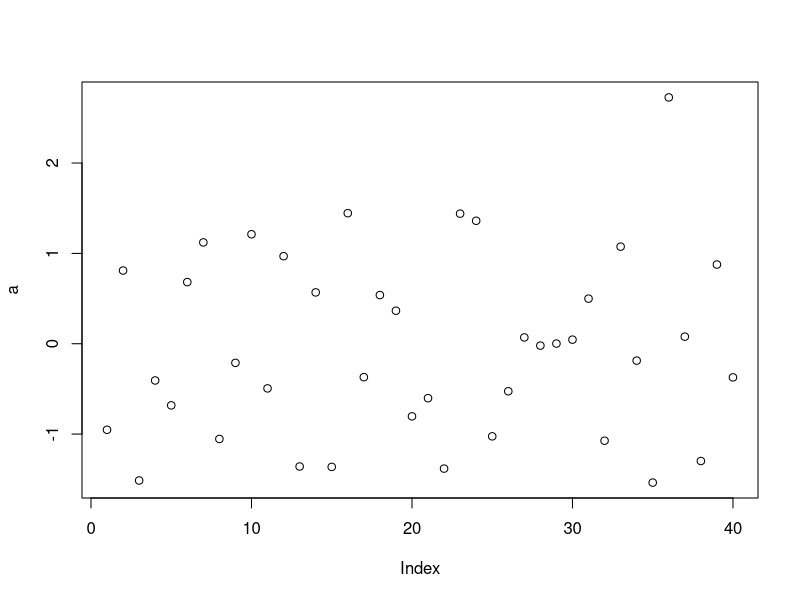

The R source for this figure:
a  <- rnorm(40)
plot(a)

dev.print(a, "nifty_plot.pdf")

## TEST TEST TEST ##

###O.K.  See if this comes back##

##try pushing in shell##